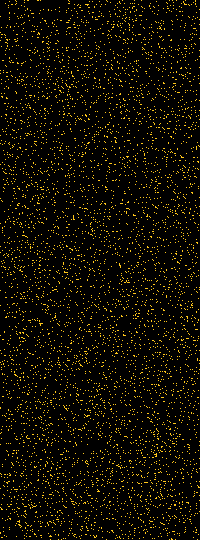
Frame 1 (no input)
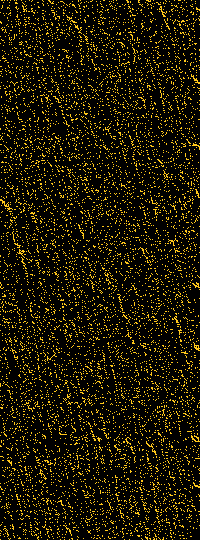
Frame 60 (the mouse pressed at the canvas centre just before this capture)
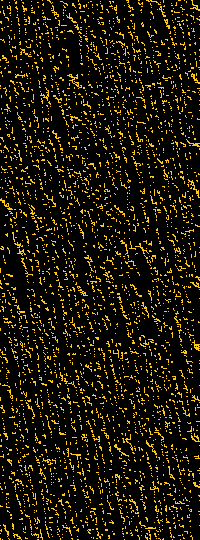
Frame 120 (the mouse held since frame 60 and released just before this capture)

The Processing sketch that drew these frames (run headless with seeded random() and noise(); from frame 60 on, the mouse is pressed at the canvas centre):

// Processing sketch: processing_16922
// ── processing_16922.pde

int numcells = 0;
int maxcells = 6700;
Cell [] cells = new Cell[maxcells];
int runs_per_loop = 10000;
color spore_color = color(255, 200, 28);
color black = color(0);


void setup() {
 size(200, 540);
 frameRate(24);
 
 reset();
 
}

void draw() {
  for (int i = 0; i < runs_per_loop; i++){
    int selected = floor(random(0, numcells));
    cells[selected].run();
  }
}


void seed() {
  for (int i = 0; i < maxcells; i++) {
    int cx = floor(random(0, width));
    int cy = floor(random(0, height));
   
   //wrapping the cells to a torus
   PVector toroVector = toro(cx, cy);
   int toroX = floor(toroVector.x);
   int toroY = floor(toroVector.y);
   
   color cellColor = get(toroX, toroY);
   if(cellColor == black) {
     //change color of cell
     set(toroX, toroY, spore_color);
     cells[numcells] = new Cell(cx, cy);
     numcells++;
   }
  }
}
  
void reset() {
  background(0);
  numcells = 0;
  seed();
}

void mousePressed() {
 reset(); 
}


class Cell {
  int x, y;
  
  Cell( int ax, int ay) {
    x = ax;
    y = ay;
  }
  
  void run() {
    PVector toroVector = toro(x, y);
    x = floor(toroVector.x);
    y = floor(toroVector.y);
    
    //if cell to the right is black, move down
    if(get(x+1, y) == black) {
      move(0, 1);
    }
    //else if spaces are black above or below, move randomly between 0 and 5 spots
    else if (get(x, y-1) != black && get(x, y+1) != black) {
      move(floor(random(0, 5)), floor(random(0, 5)));
    }
  }
  
  void move(int dx, int dy) {
   //if the new spot is black, move there
  PVector toroVector = toro(x + dx, y +dy);
  int newX = floor(toroVector.x);
  int newY = floor(toroVector.y);
  if (get(newX, newY) == black) {
    set(x,y, black);
    set(newX, newY, spore_color);
    x += dx;
    y += dy;
  }
  }
}

//wrap around screen
PVector toro(int x, int y) {
  x %= width;
  y %= height;
  if (x < 0) x += width;
  if (x < 0) y += height;
  return new PVector(x, y);
}
